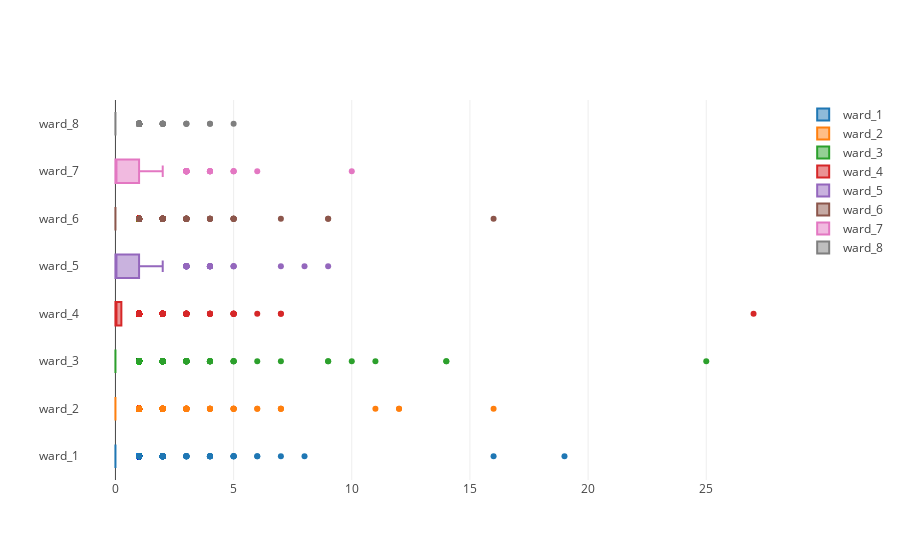

Notebook source saved alongside this figure:
### Code cell
data = [go.Box(x=report[ward], name=ward) for ward in wards]
iplot(data)

### Figure 1 — Plotly figure (JSON) as saved in the notebook; plotly's stock layout.template omitted (floating-point values rounded to 4 significant figures; data arrays with more than 128 entries replaced by an {"elided": "..."} marker saying what was removed)
{"data": [{"name": "ward_1", "type": "box", "uid": "a9f3568a-0f6a-4b2d-9617-6572f3109cf9", "x": {"elided": "2733 int values"}}, {"name": "ward_2", "type": "box", "uid": "ecffb05f-0411-4452-98e0-8f5d57d56007", "x": {"elided": "2733 int values"}}, {"name": "ward_3", "type": "box", "uid": "f2f20638-b44a-43dc-8ba8-0bfecd825125", "x": {"elided": "2733 int values"}}, {"name": "ward_4", "type": "box", "uid": "3289a001-daad-4664-9705-e1bfc2472177", "x": {"elided": "2733 int values"}}, {"name": "ward_5", "type": "box", "uid": "30d89855-ff28-4d2d-9aeb-90f5239359fa", "x": {"elided": "2733 int values"}}, {"name": "ward_6", "type": "box", "uid": "ebe7c6d9-796b-4f0c-874d-c0db2524ddd7", "x": {"elided": "2733 int values"}}, {"name": "ward_7", "type": "box", "uid": "53a79d93-a704-4cad-b37e-4e13cb11fcf4", "x": {"elided": "2733 int values"}}, {"name": "ward_8", "type": "box", "uid": "f4272196-30d1-4c19-ac6c-4986023f13c8", "x": {"elided": "2733 int values"}}], "layout": {"autosize": true, "xaxis": {"autorange": true, "range": [-1.5, 28.5], "type": "linear"}, "yaxis": {"autorange": true, "range": [-0.5, 7.5], "type": "category"}}}
